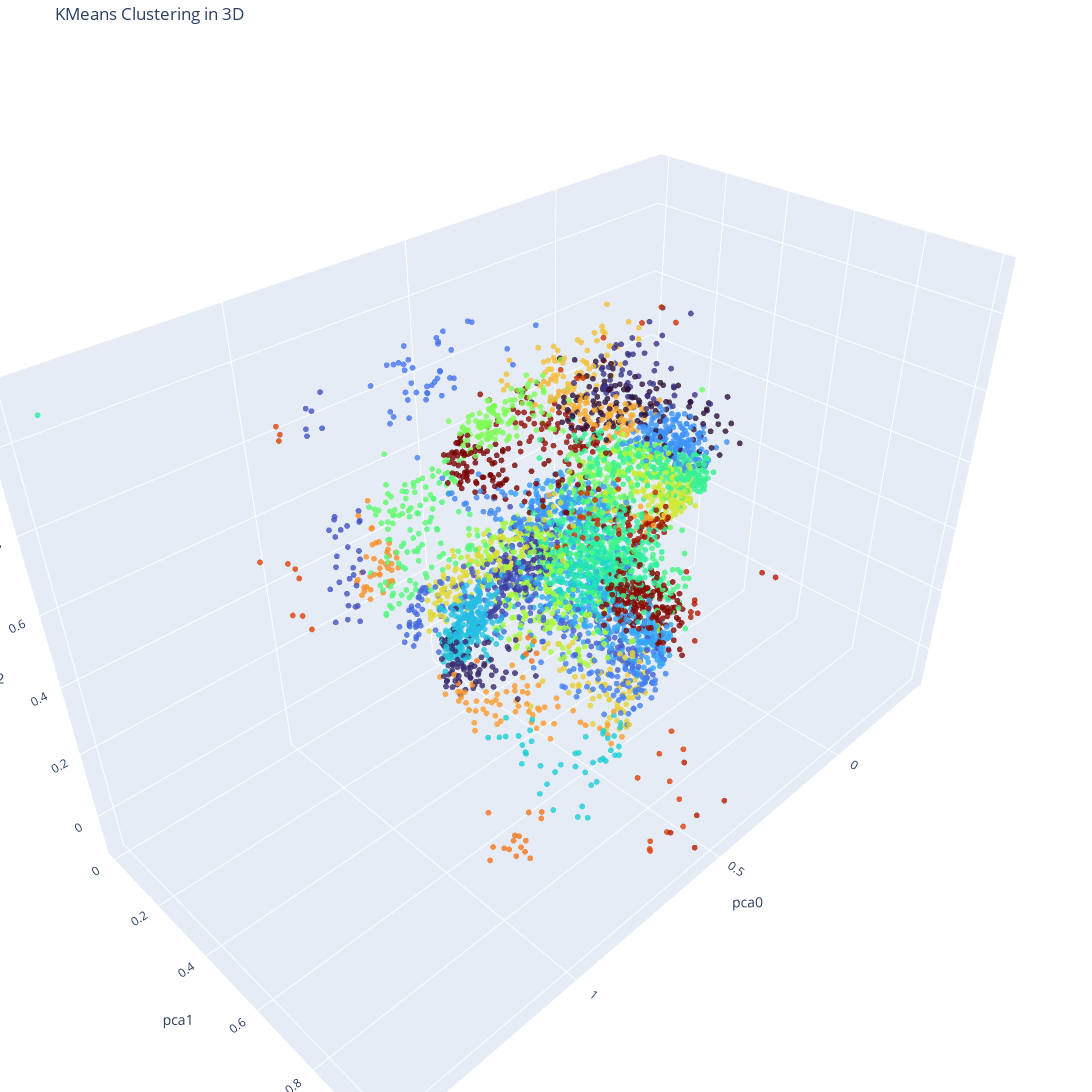

This figure's notebook cell:
### Markdown cell above
## 4.7 Clusters 3D plot

### Code cell
import plotly.graph_objects as go
songs5000_processed2_chart_df = songs5000_processed2_df.loc[songs5000_processed2_df['cluster'].isin(random.sample(list(songs5000_processed2_df['cluster'].values), 100))].copy()
# Create a 3D scatter plot
fig = go.Figure(data=[go.Scatter3d(
    x=songs5000_processed2_chart_df.iloc[:, 0],  # X-axis
    y=songs5000_processed2_chart_df.iloc[:, 1],  # Y-axis
    z=songs5000_processed2_chart_df.iloc[:, 2],  # Z-axis
    mode='markers',  # Show data points as markers
    marker=dict(
        color=songs5000_processed2_chart_df.loc[:, 'cluster'],  # Color by KMeans labels
        colorscale='turbo',  # Use the 'Viridis' color scale
        size=2,  # Marker size
        opacity=0.8  # Marker opacity
    )
)])

# Update layout with axis labels and title
fig.update_layout(
    title='KMeans Clustering in 3D',
    scene=dict(
        xaxis_title=songs5000_processed2_chart_df.columns[0],  # Label for X-axis
        yaxis_title=songs5000_processed2_chart_df.columns[1],  # Label for Y-axis
        zaxis_title=songs5000_processed2_chart_df.columns[2]   # Label for Z-axis
    ),
    margin=dict(l=0, r=0, b=0, t=40),  # Adjust the margins as needed
    width = 1200,
    height = 1200
)

# Show the plot
fig.show()

### Figure 1 — Plotly figure (JSON) as saved in the notebook; plotly's stock layout.template omitted (floating-point values rounded to 4 significant figures; data arrays with more than 128 entries replaced by an {"elided": "..."} marker saying what was removed)
{"data": [{"marker": {"color": {"elided": "4530 int values"}, "colorscale": [[0, "#30123b"], [0.07143, "#4145ab"], [0.1429, "#4675ed"], [0.2143, "#39a2fc"], [0.2857, "#1bcfd4"], [0.3571, "#24eca6"], [0.4286, "#61fc6c"], [0.5, "#a4fc3b"], [0.5714, "#d1e834"], [0.6429, "#f3c63a"], [0.7143, "#fe9b2d"], [0.7857, "#f36315"], [0.8571, "#d93806"], [0.9286, "#b11901"], [1, "#7a0402"]], "opacity": 0.8, "size": 2}, "mode": "markers", "type": "scatter3d", "x": {"elided": "4530 float values"}, "y": {"elided": "4530 float values"}, "z": {"elided": "4530 float values"}}], "layout": {"height": 1200, "margin": {"b": 0, "l": 0, "r": 0, "t": 40}, "scene": {"xaxis": {"title": {"text": "pca0"}}, "yaxis": {"title": {"text": "pca1"}}, "zaxis": {"title": {"text": "pca2"}}}, "title": {"text": "KMeans Clustering in 3D"}, "width": 1200}}
